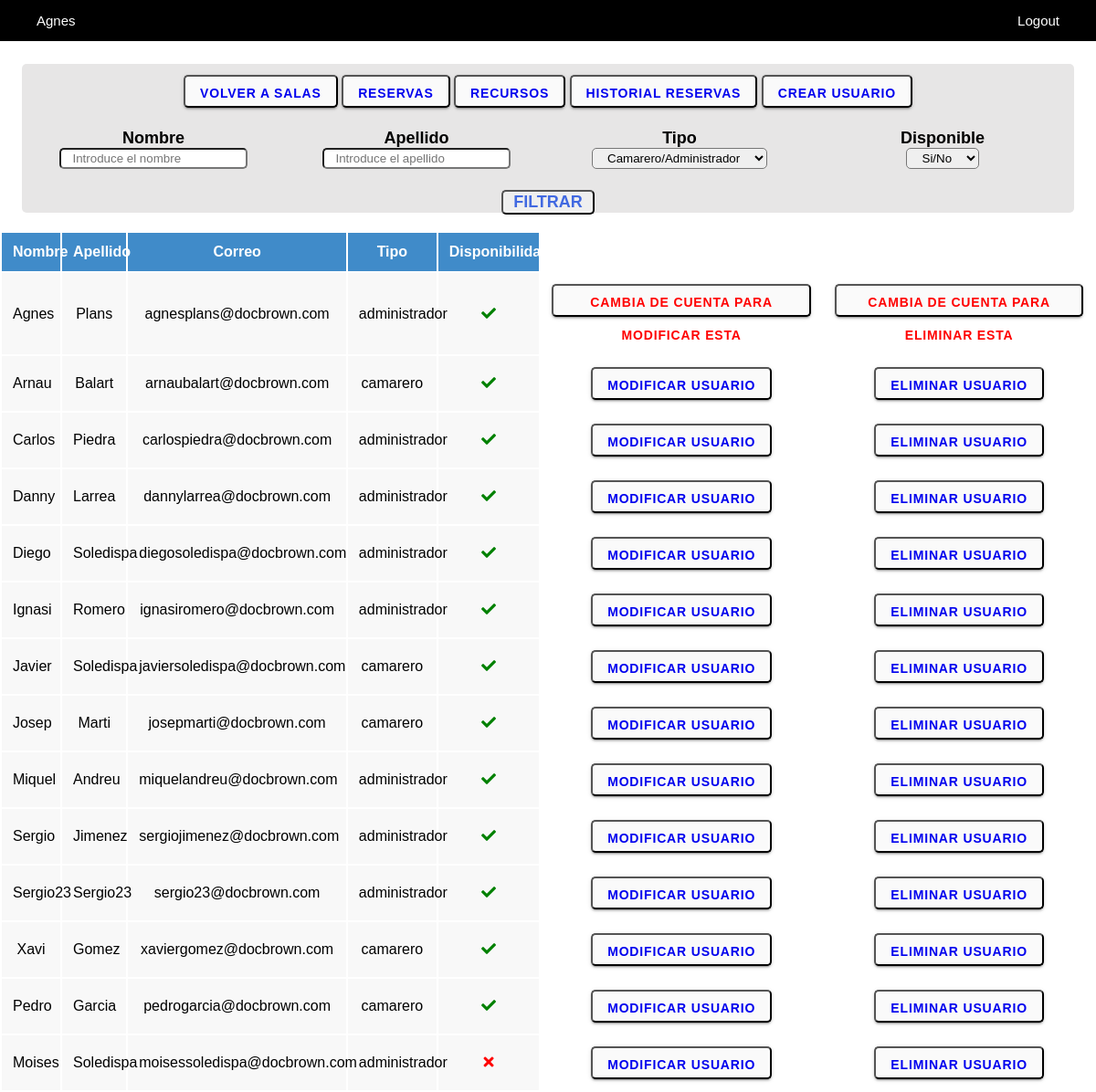
The app's page /view/zona.usuarios.php (signed in), older data.
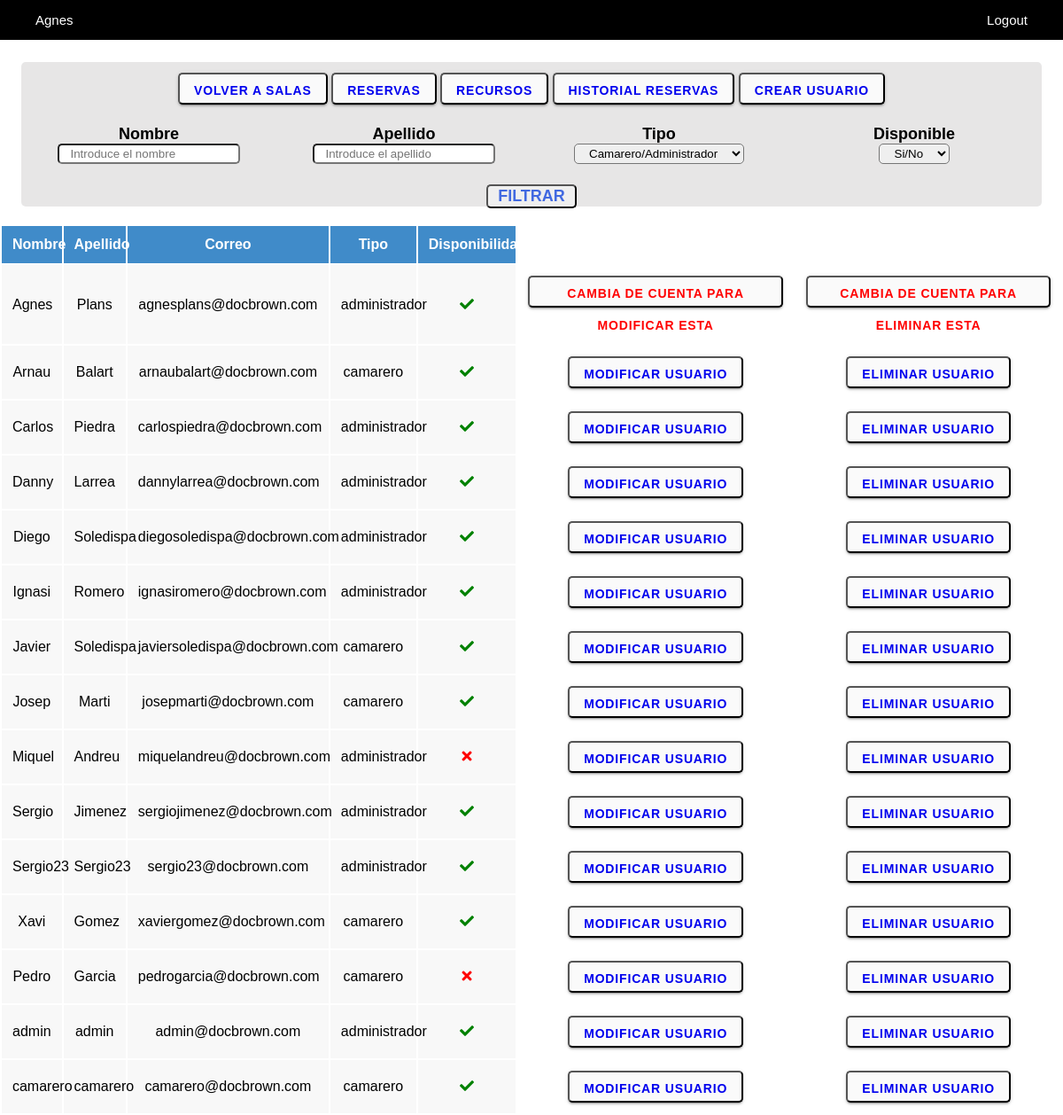
The same page, newer data.
### tables this page shows
CREATE TABLE `tbl_usuario` (
  `id_u` int(11) NOT NULL,
  `nombre_u` varchar(45) DEFAULT NULL,
  `apellido_u` varchar(45) DEFAULT NULL,
  `correo_u` varchar(100) DEFAULT NULL,
  `contraseña_u` varchar(45) DEFAULT NULL,
  `tipo_u` enum('camarero','administrador') DEFAULT NULL,
  `disponibilidad_u` enum('si','no') DEFAULT NULL
);

### view/zona.usuarios.php (the view, shortened to what this page needs)
<?php
require_once "../services/connection.php";
if (!isset($_SESSION['email']) || $_SESSION['email']=="" && !isset($_SESSION['tipo_u']) || $_SESSION['tipo_u']=="") {
    header("location:login.php");
}else {
    $id_usuario=$_SESSION['id_u'];
?>
<!DOCTYPE html>
<html lang="en">
<head>
    <link rel="stylesheet" type="text/css" href="../css/styles.css">
    <link rel="stylesheet" href="https://pro.fontawesome.com/releases/v5.10.0/css/all.css"/>
</head>
<body>
        <ul class="padding-lat">
            <li><a><?php echo $_SESSION["nombre"];?></a></li>
            <li class="right">
                <a href="../proceses/logout.proc.php">Logout</a>
            </li>
        </ul>
        <div class="row padding-top padding-lat">
            <div class="fondo">
            <button type="submit"><a type='button' href='zona.sala.php'>Volver a salas</a></button>
            <button type="submit"><a type='button' href='zona.reserva.php'>Reservas</a></button>
            <button type="submit"><a type='button' href='zona.recursos.php'>Recursos</a></button>
            <button type="submit"><a type='button' href='zona.historial.php'>Historial Reservas</a></button>
            <button type="submit"><a type='button' href='form.usuarios.php'>Crear usuario</a></button>
                <form action="zona.usuarios.php" method="post">
                    <div class="column-2">
                        <label for="nombre">Nombre</label><br>
                        <input type="text" placeholder="Introduce el nombre" name="nombre" class="casilla">
                    </div>
                    <div class="column-2">
                        <label for="apellido">Apellido</label><br>
                        <input type="text" placeholder="Introduce el apellido" name="apellido" class="casilla">
                    </div>
                    <div class="column-2">
                        <label for="tipo">Tipo</label><br>
                        <select name="tipo" class="casilla">
                            <option value="" default>Camarero/Administrador</option>
                        </select>
                    </div>
                    <div class="column-2">
                        <label for="disponibilidad">Disponible</label><br>
                        <select name="disponibilidad" class="casilla">
                            <option value="" default>Si/No</option>
                        </select>
                    </div>
                    <div class="column-1">
                        <input type="submit" value="FILTRAR" name="filtrar" class="filtrar">
                    </div>
                </form>
            </div>
        </div><br>
    <?php
    if (isset($_POST['filtrar'])) {
        $nombre_u=$_POST['nombre'];
        $apellido_u=$_POST['apellido'];
        $tipo_u=$_POST['tipo'];
        $disponibilidad_u=$_POST['disponibilidad'];
        $data = array();
        if (!empty($nombre_u)){
            $data[]="nombre_u = '{$nombre_u}'";
        }
        if (!empty($apellido_u)){
            $data[]="apellido_u = '{$apellido_u}'";
        }
        if (!empty($tipo_u)){
            $data[]="tipo_u = '{$tipo_u}'";
        }
        if (!empty($disponibilidad_u)){
            $data[]="disponibilidad_u = '{$disponibilidad_u}'";
        }
        $anadir= implode(' AND ',$data);
        if (!empty($data)){
            $usuarios=$pdo->prepare("SELECT * FROM tbl_usuario WHERE {$anadir}");
        }else{
            $usuarios=$pdo->prepare("SELECT * FROM tbl_usuario");
        }
        try{
            $pdo->beginTransaction();
            $usuarios->execute();
            echo  "<div>";
            echo  "<table>";
            echo  "<tr>";
            echo  "<th class='blue'>Nombre</th>";
            echo  "<th class='blue'>Apellido</th>";
            echo  "<th class='blue'>Correo</th>";
            echo  "<th class='blue'>Tipo</th>";
            echo  "<th class='blue'>Disponibilidad</th>";
            echo  "</tr>";
            foreach ($usuarios as $usuario) {
                echo  "<tr>";
                    echo "<td class='gris'>{$usuario['nombre_u']}</td>";
                    echo "<td class='gris'>{$usuario['apellido_u']}</td>";
                    echo "<td class='gris'>{$usuario['correo_u']}</td>";
                    echo "<td class='gris'>{$usuario['tipo_u']}</td>";
                    if ($usuario['disponibilidad_u']=="si") {
                        echo "<td class='gris'><i class='fas fa-check green'></i></td>";
                    }else{
                        echo "<td class='gris'><i class='fas fa-times red'></i></td>";
                    }
                    if ($usuario['id_u']==$id_usuario) {
                        echo "<td><button type='submit' class='red'>Cambia de cuenta para modificar esta</button></td>";
                        echo "<td><button type='submit' class='red'>Cambia de cuenta para eliminar esta</button></td>";
                    }else{
                        echo "<td><button type='submit'><a type='button' href='mod.usuarios.php?id_u={$usuario['id_u']}'>Modificar usuario</a></button></td>";
                        echo "<td><button type='submit'><a type='button' href='../proceses/eliminarusuario.php?id_u={$usuario['id_u']}'>Eliminar usuario</a></button></td>";
                    }
                echo "</tr>";
            }
            echo "</table>";
            echo "</div>";
            $pdo->commit();
        } catch (Exception $e) {
            $pdo->rollBack();
            echo "Fallo: " . $e->getMessage();
        }
    }else{
        $usuarios=$pdo->prepare("SELECT * FROM tbl_usuario");
        try{
            $pdo->beginTransaction();
            $usuarios->execute();
            echo  "<div>";
            echo  "<table>";
            echo  "<tr>";
            echo  "<th class='blue'>Nombre</th>";
            echo  "<th class='blue'>Apellido</th>";
            echo  "<th class='blue'>Correo</th>";
            echo  "<th class='blue'>Tipo</th>";
            echo  "<th class='blue'>Disponibilidad</th>";
            echo  "</tr>";
            foreach ($usuarios as $usuario) {
                echo  "<tr>";
                    echo "<td class='gris'>{$usuario['nombre_u']}</td>";
                    echo "<td class='gris'>{$usuario['apellido_u']}</td>";
                    echo "<td class='gris'>{$usuario['correo_u']}</td>";
                    echo "<td class='gris'>{$usuario['tipo_u']}</td>";
                    if ($usuario['disponibilidad_u']=="si") {
                        echo "<td class='gris'><i class='fas fa-check green'></i></td>";
                    }else{
                        echo "<td class='gris'><i class='fas fa-times red'></i></td>";
                    }
                    if ($usuario['id_u']==$id_usuario) {
                        echo "<td><button type='submit' class='red'>Cambia de cuenta para modificar esta</button></td>";
                        echo "<td><button type='submit' class='red'>Cambia de cuenta para eliminar esta</button></td>";
                    }else{
                        echo "<td><button type='submit'><a type='button' href='mod.usuarios.php?id_u={$usuario['id_u']}'>Modificar usuario</a></button></td>";
                        echo "<td><button type='submit'><a type='button' href='../proceses/eliminarusuario.php?id_u={$usuario['id_u']}'>Eliminar usuario</a></button></td>";
                    }
                echo "</tr>";
            }
            echo "</table>";
            echo "</div>";
            $pdo->commit();
        } catch (Exception $e) {
            $pdo->rollBack();
            echo "Fallo: " . $e->getMessage();
        }
    }
    ?>
</body>
</html>
<?php
}
?>

### css/styles.css (style rules this page uses)
* { box-sizing: border-box; font-family: Arial, Helvetica, sans-serif; }
html, body { height: 100%; }
body { margin: 0; }
ul { list-style-type: none; margin: 0; padding: 0; overflow: hidden; background-color: black; position: fixed; top: 0; width: 100%; }
li { float: left; }
li a { display: block; color: white; text-align: center; padding: 14px 16px; text-decoration: none; font-size: 15px; }
.right { float: right; }
.padding-lat { padding-left: 2%; padding-right: 2%; }
.row:after { content: ""; display: table; clear: both; }
.padding-top { padding-top: 70px; }
.column-2 { width: 25%; float: left; padding: 2%; }
.column-1 { width: 100%; float: left; }
.fondo { background-color: rgba(231, 230, 230, 1); padding-top: 1%; padding-bottom: 10%; text-align: center; border-radius: 5px; }
.casilla { border-radius: 5px; padding: 1%; padding-left: 5%; padding-right: 5%; }
table { width: 100%; }
tr { padding: 1%; text-align: center; }
th { padding: 1%; text-align: center; }
td { padding: 1%; text-align: center; }
.gris { background-color: #f8f8f8; }
.green { color: green; }
.red { color: red; }
.blue { background-color: #408bc9; color: white; }
label { font-weight: bold; font-size: 18px; }
.filtrar { font-size: 18px; font-weight: bold; padding-right: 1%; padding-left: 1%; color: royalblue; border-radius: 5px; }
button { padding: 0 16px; border-radius: 5px; background-color: #fafafa; box-shadow: 0 3px 1px -2px rgba(0, 0, 0, 0.2), 0 2px 2px 0 rgba(0, 0, 0, 0.14), 0 1px 5px 0 rgba(0, 0, 0, 0.12); transition: background-color 15ms linear, box-shadow 280ms cubic-bezier(0.4, 0, 0.2, 1); height: 36px; line-height: 2.25rem; font-size: 0.875rem; font-weight: bold; letter-spacing: 0.06em; text-transform: uppercase; }
button a { text-decoration: none; }

Row changes from the older to the newer data that the page shows:
removed tbl_usuario: nombre_u "Moises", apellido_u "Soledispa", correo_u "moisessoledispa@docbrown.com", tipo_u "administrador", disponibilidad_u "no" (drawn)
changed tbl_usuario "Miquel": disponibilidad_u "si" → "no" (drawn)
changed tbl_usuario "Pedro": disponibilidad_u "si" → "no" (drawn)
added tbl_usuario: nombre_u "admin", apellido_u "admin", correo_u "admin@docbrown.com", tipo_u "administrador", disponibilidad_u "si" (drawn)
added tbl_usuario: nombre_u "camarero", apellido_u "camarero", correo_u "camarero@docbrown.com", tipo_u "camarero", disponibilidad_u "si" (drawn)
